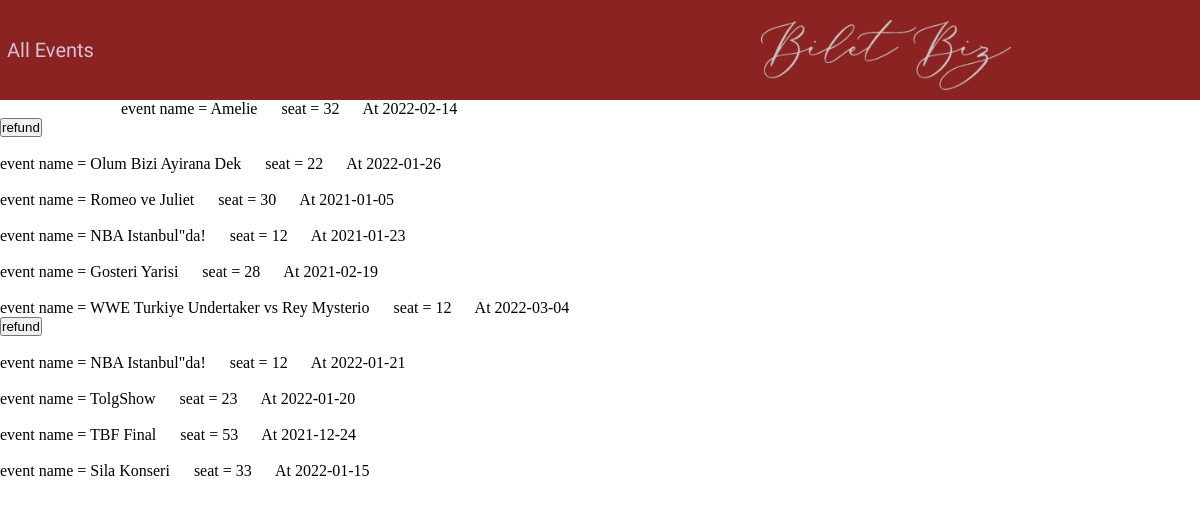
Screenshot of /Biletbiz/MyTickets.php (signed in) with the database file from the repository.
### tables this page shows
CREATE TABLE Ticket(
TicketID INTEGER NOT NULL AUTO_INCREMENT,
seat INTEGER,
TUserEmail varChar(45) NOT NULL,
idEventID INTEGER NOT NULL,
isVip boolean,



PRIMARY KEY(TicketID),
FOREIGN KEY (TUserEmail) REFERENCES User(email),
FOREIGN KEY (idEventID) REFERENCES Event(idEvent),
UNIQUE KEY SeatEvent (seat,idEventID,isVip));

CREATE TABLE Event(
idEvent INT NOT NULL AUTO_INCREMENT,

VipAvailability BOOLEAN,
SeatAvailability BOOLEAN,
TicketPrice double NOT NULL,
VIPTicketPrice double,
EventHour TIME,
ECompanyEmail varChar(45) NOT NULL,
EventName VarChar(45) NOT NULL,
EventDate date NOT NULL,
EventDescription VarChar(1500) NOT NULL,
EventLocation VarChar(250) NOT NULL,
EventNoLongerPurchasable BOOLEAN,
EventCapacity INTEGER,
VIPEventCapacity INTEGER,

PRIMARY KEY(idEvent),
FOREIGN KEY(ECompanyEmail) REFERENCES Company(CompanyEmail));

### Biletbiz/MyTickets.php (the view, shortened to what this page needs)
<?php
    include_once 'header.php'
    ?>
<?php
if(isset($_SESSION["uid"])){
    require_once 'includes/dbh.inc.php';
            $sql = "SELECT * FROM ticket where TUserEmail=? ;";
            $stmt = mysqli_stmt_init($conn);
            if (!mysqli_stmt_prepare($stmt,$sql)) {
            echo "STMT FAIL";
             }
            mysqli_stmt_bind_param($stmt,"s",$_SESSION['uid']);
            mysqli_stmt_execute($stmt);
            $resultData = mysqli_stmt_get_result($stmt);
            while ($row = mysqli_fetch_assoc($resultData)) {
                $sql = "SELECT * FROM event where idEvent=? ;";
            $stmt = mysqli_stmt_init($conn);
            if (!mysqli_stmt_prepare($stmt,$sql)) {
            echo "STMT FAIL";
             }
            mysqli_stmt_bind_param($stmt,"s",$row["idEventID"]);
            mysqli_stmt_execute($stmt);
            $res=mysqli_stmt_get_result($stmt);
            $ro=mysqli_fetch_assoc($res);
            $date=$ro["EventDate"];
            $result=true;
            $time = date("Y-m-d");
            if ($date>$time) {
            $result=false;
            }
                echo '<p>event name = '.$ro["EventName"].'   &emsp;       seat = '.$row["seat"].'    &emsp;      At '.$ro["EventDate"].'</p>';
                if($result==false){echo '<form action="includes/refund.inc.php" method="post">
                    <input type="hidden" name="ticket" value="'.$row['TicketID'].'">
    <button type="submit" name="submit">refund</button>
</form>';}
                echo '<br>';
            }
}
?>
<?php
    include_once 'header.php'
    ?>

### Biletbiz/css/navbar.css (style rules this page uses)
* { margin: 0; padding: 0; }

### rows the page displays
ticket: idEventID.EventName "Amelie", seat "32", idEventID.EventDate "2022-02-14"
ticket: idEventID.EventName "Olum Bizi Ayirana Dek", seat "22", idEventID.EventDate "2022-01-26"
ticket: idEventID.EventName "Romeo ve Juliet", seat "30", idEventID.EventDate "2021-01-05"
ticket: idEventID.EventName "NBA Istanbul\"da!", seat "12", idEventID.EventDate "2021-01-23"
ticket: idEventID.EventName "Gosteri Yarisi", seat "28", idEventID.EventDate "2021-02-19"
ticket: idEventID.EventName "WWE Turkiye Undertaker vs Rey Mysterio", seat "12", idEventID.EventDate "2022-03-04"
ticket: idEventID.EventName "NBA Istanbul\"da!", seat "12", idEventID.EventDate "2022-01-21"
ticket: idEventID.EventName "TolgShow", seat "23", idEventID.EventDate "2022-01-20"
ticket: idEventID.EventName "TBF Final", seat "53", idEventID.EventDate "2021-12-24"
ticket: idEventID.EventName "Sila Konseri", seat "33", idEventID.EventDate "2022-01-15"
